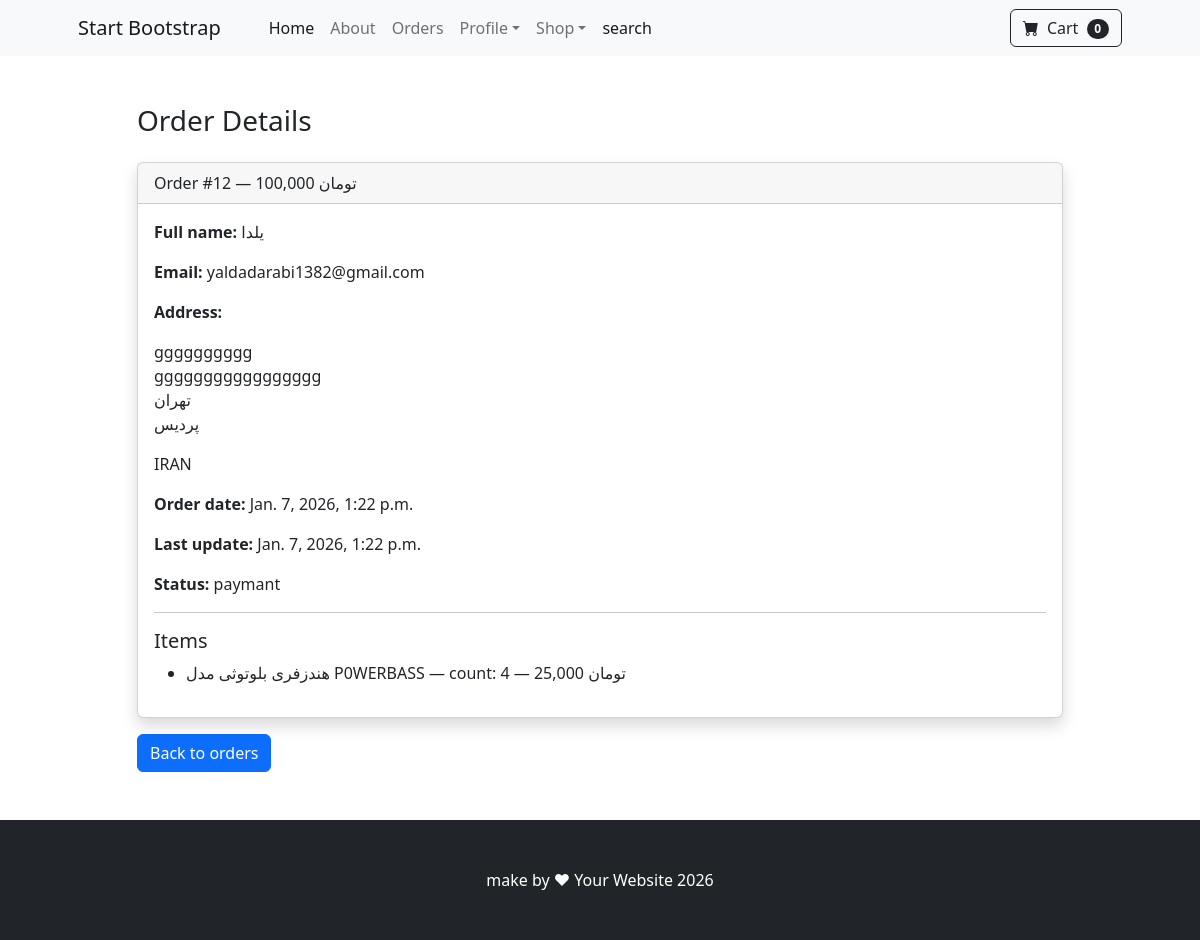
The app's page /order_details/12/ (signed in) with its own data.
### payment/models.py (models this page shows, shortened)
class Order(models.Model):
    STATUS_ORDER=[
        ('pending','paymant'),
        ('processing','process'),
        ('shipped','sending items to  post'),
        ('deleverd','deliverd')
    ]
    user = models.ForeignKey(User, on_delete=models.CASCADE,null=True, blank=True)
    full_name = models.CharField(max_length=250)
    email=models.CharField(max_length=300)
    shipping_address = models.TextField(max_length=150000)
    amount_paid=models.DecimalField(max_digits=12, decimal_places=0, default=0)
    date_ordered=models.DateTimeField(auto_now_add=True)
    status=models.CharField(max_length=50,choices=STATUS_ORDER,default='pending')
    last_update=models.DateTimeField(auto_now=True)
    class Meta:
        verbose_name_plural = "Orders"

class OrderItem(models.Model):
    order = models.ForeignKey(Order, on_delete=models.CASCADE,null=True)
    product = models.ForeignKey(Product, on_delete=models.CASCADE)
    user = models.ForeignKey(User, on_delete=models.CASCADE)
    quantity = models.PositiveBigIntegerField(default=1 )
    price = models.DecimalField(max_digits=12, decimal_places=0, default=0)
    class Meta:
        verbose_name_plural = "Order Items"

### shop/models.py (models this page shows)
class Product(models.Model):
    name=models.CharField(max_length=100)
    description=models.TextField(null=True,blank=True,default="")
    price=models.DecimalField(max_digits=12,decimal_places=0,default=0)
    category=models.ForeignKey(Category,on_delete=models.CASCADE,default=1)
    star=models.IntegerField(default=0,validators=[MinValueValidator(0),MaxValueValidator(5)])
    picture=models.ImageField(upload_to='products/',null=True,blank=True)
    Is_sale=models.BooleanField(default=False)
    sale_price=models.DecimalField(max_digits=12,decimal_places=0,default=0)
    def __str__(self):
        return self.name

### shop/views.py (the view)
# urls.py: path('order_details/<int:pk>/', views.order_details, name='order_details'),
def order_details(request,pk):
    if request.user.is_authenticated:
        order=Order.objects.get(id=pk)
        items=OrderItem.objects.filter(order=pk)
        context={
            'order':order,
            'items':items
        }
        return render(request, 'order_details.html',context)
    else:
        messages.success(request,'dont have this page!!!')
        return redirect('home')

### cart/cart.py (called while the page is built)
    def __len__(self):
        return len(self.cart)

### cart/context_processors.py (called while the page is built)
def cart(request):
    return {'cart': Cart(request)}

### shop/templates/order_details.html
{% extends 'base.html' %}
{% load humanize %}
{% block content %}
<br><br>
<div class="container">
    <div class="row justify-content-center">
        <div class="col-10">
            <h3 class="mb-4">Order Details</h3>
            <div class="card shadow">
                <div class="card-header">
                    Order #{{ order.id }} —
                    {{ order.amount_paid|intcomma }} تومان
                </div>
                <div class="card-body">
                    <p><strong>Full name:</strong> {{ order.full_name }}</p>
                    <p><strong>Email:</strong> {{ order.email }}</p>
                    <p><strong>Address:</strong><br>{{ order.shipping_address|linebreaks }}</p>
                    <p><strong>Order date:</strong> {{ order.date_ordered }}</p>
                    <p><strong>Last update:</strong> {{ order.last_update }}</p>
                    <p><strong>Status:</strong> {{ order.get_status_display }}</p>
                    <hr>
                    <h5>Items</h5>
                    <ul>
                        {% for item in items %}
                            <li>
                                {{ item.product }} —
                                count: {{ item.quantity }} —
                                {{ item.price|intcomma }} تومان
                            </li>
                        {% empty %}
                            <li>No items found.</li>
                        {% endfor %}
                    </ul>
                </div>
            </div>
            <a href="{% url 'orders' %}" class="btn btn-primary mt-3">
                Back to orders
            </a>
        </div>
    </div>
</div>
<br><br>
{% endblock %}

### records on screen
Order: id "12", amount_paid "100,000", full_name "یلدا", email "yaldadarabi1382@gmail.com", shipping_address "gggggggggg ggggggggggggggggg تهران پردیس IRAN", date_ordered "Jan. 7, 2026, 1:22 p.m.", last_update "Jan. 7, 2026, 1:22 p.m.", status "paymant"
OrderItem: product "هندزفری بلوتوثی مدل P0WERBASS", quantity "4", price "25,000"

### other values on screen
{{ cart|length }} "0"
